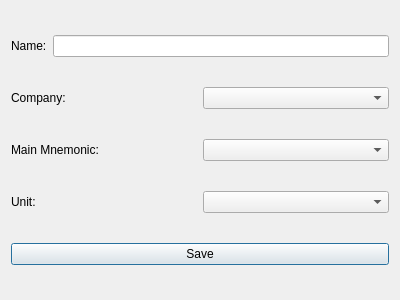
<?xml version="1.0" encoding="UTF-8"?>
<ui version="4.0">
 <class>AdditionalMnemonicEditor</class>
 <widget class="QDialog" name="AdditionalMnemonicEditor">
  <property name="geometry">
   <rect>
    <x>0</x>
    <y>0</y>
    <width>400</width>
    <height>300</height>
   </rect>
  </property>
  <property name="windowTitle">
   <string>Edit Additional Mnemonic</string>
  </property>
  <layout class="QVBoxLayout" name="verticalLayout">
   <item>
    <layout class="QHBoxLayout" name="horizontalLayout_name">
     <item>
      <widget class="QLabel" name="label_name">
       <property name="text">
        <string>Name:</string>
       </property>
      </widget>
     </item>
     <item>
      <widget class="QLineEdit" name="lineEdit_name"/>
     </item>
    </layout>
   </item>
   <item>
    <layout class="QHBoxLayout" name="horizontalLayout_company">
     <item>
      <widget class="QLabel" name="label_company">
       <property name="text">
        <string>Company:</string>
       </property>
      </widget>
     </item>
     <item>
      <widget class="QComboBox" name="comboBox_company"/>
     </item>
    </layout>
   </item>
   <item>
    <layout class="QHBoxLayout" name="horizontalLayout_mainMnemonic">
     <item>
      <widget class="QLabel" name="label_mainMnemonic">
       <property name="text">
        <string>Main Mnemonic:</string>
       </property>
      </widget>
     </item>
     <item>
      <widget class="QComboBox" name="comboBox_mainMnemonic"/>
     </item>
    </layout>
   </item>
   <item>
    <layout class="QHBoxLayout" name="horizontalLayout_unit">
     <item>
      <widget class="QLabel" name="label_unit">
       <property name="text">
        <string>Unit:</string>
       </property>
      </widget>
     </item>
     <item>
      <widget class="QComboBox" name="comboBox_unit"/>
     </item>
    </layout>
   </item>
   <item>
    <widget class="QPushButton" name="pushButton_save">
     <property name="text">
      <string>Save</string>
     </property>
    </widget>
   </item>
  </layout>
 </widget>
 <resources/>
 <connections/>
</ui>
